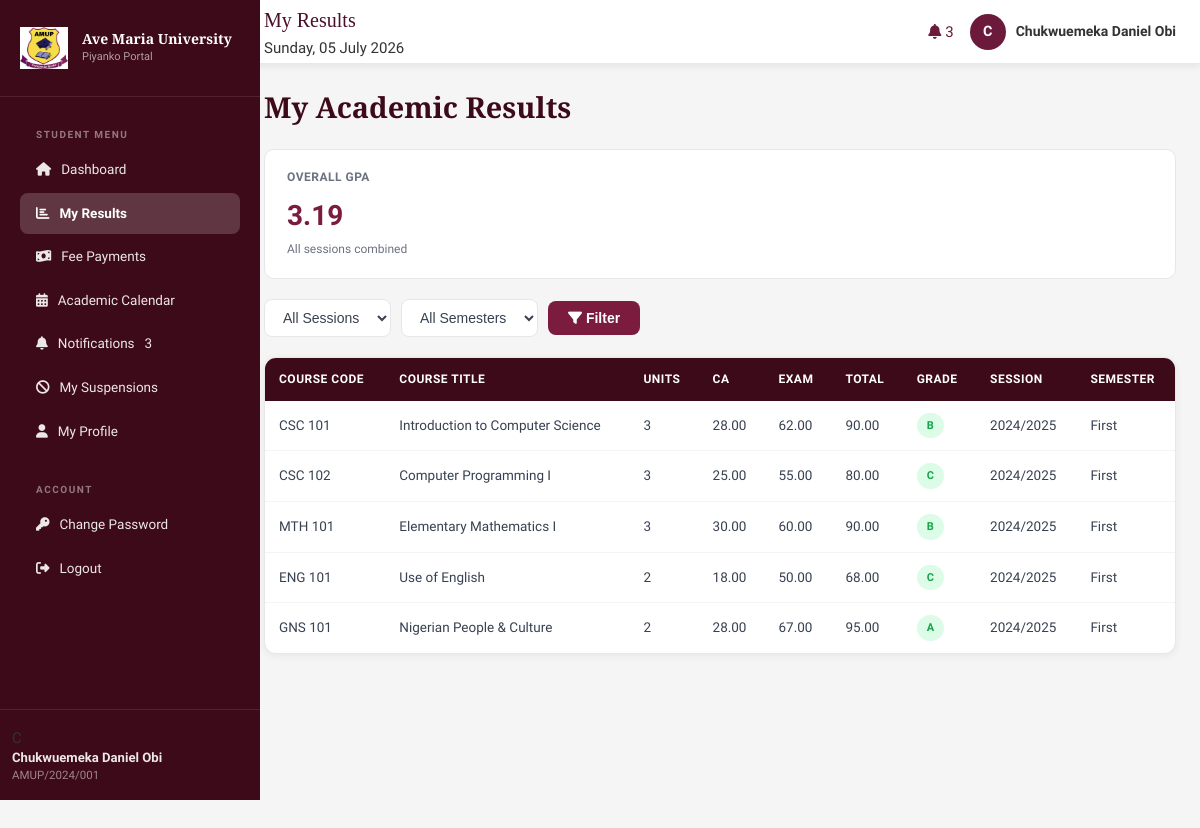
Page /student/results.php (signed in) on the committed database.
### tables this page shows
CREATE TABLE `results` (
  `id` int(11) NOT NULL,
  `student_id` int(11) NOT NULL,
  `course_id` int(11) NOT NULL,
  `session` varchar(20) DEFAULT NULL,
  `semester` enum('First','Second') DEFAULT NULL,
  `ca_score` decimal(5,2) DEFAULT 0.00,
  `exam_score` decimal(5,2) DEFAULT 0.00,
  `attendance` decimal(5,2) DEFAULT NULL,
  `total_score` decimal(5,2) GENERATED ALWAYS AS (`ca_score` + `exam_score`) STORED,
  `grade` varchar(2) DEFAULT NULL,
  `grade_point` decimal(3,1) DEFAULT NULL,
  `cgp` decimal(5,2) DEFAULT NULL,
  `created_at` datetime DEFAULT current_timestamp()
);

CREATE TABLE `courses` (
  `id` int(11) NOT NULL,
  `course_code` varchar(20) NOT NULL,
  `course_title` varchar(150) NOT NULL,
  `credit_units` int(11) NOT NULL DEFAULT 3,
  `department` varchar(100) DEFAULT NULL,
  `level` varchar(10) DEFAULT NULL,
  `semester` enum('First','Second') NOT NULL,
  `degree` varchar(20) DEFAULT 'B.Sc',
  `duration_years` int(11) DEFAULT 4
);

### includes/config.php (called while the page is built, shortened)
<?php
function computeGPA($results) {
    $totalQP = 0; $totalUnits = 0;
    foreach ($results as $r) {
        $totalQP    += $r['grade_point'] * $r['credit_units'];
        $totalUnits += $r['credit_units'];
    }
    return $totalUnits > 0 ? round($totalQP / $totalUnits, 2) : 0.00;
}

### student/results.php (the view, shortened to what this page needs)
<?php
require_once '../includes/config.php';
$id = (int)$_SESSION['student_id'];
$where = "WHERE r.student_id = $id";
$results = $conn->query("
    SELECT r.*, c.course_code, c.course_title, c.credit_units
    FROM results r
    JOIN courses c ON r.course_id = c.id
    $where
    ORDER BY r.session DESC, r.semester ASC
");
$rows = [];
while ($row = $results->fetch_assoc()) $rows[] = $row;
$allResults = $conn->query("
    SELECT r.*, c.course_code, c.course_title, c.credit_units
    FROM results r JOIN courses c ON r.course_id = c.id
    WHERE r.student_id = $id
");
$allRows = [];
while ($row = $allResults->fetch_assoc()) $allRows[] = $row;
$overallGpa = computeGPA($allRows);
?>
<!DOCTYPE html>
<html lang="en">
<head>
<link href="https://cdnjs.cloudflare.com/ajax/libs/font-awesome/6.5.0/css/all.min.css" rel="stylesheet">
<link rel="stylesheet" href="../assets/css/style.css">
</head>
<body>
<?php include '../includes/topbar.php'; ?>
<?php include '../includes/sidebar.php'; ?>
<div class="main-content">
  <div class="page-header">
    <h1>My Academic Results</h1>
  </div>
  <div class="gpa-cards">
    <div class="gpa-card">
      <div class="label">Overall GPA</div>
      <div class="value"><?= $overallGpa ?></div>
      <div class="sub">All sessions combined</div>
    </div>
  </div>
  <form method="GET" class="filter-bar">
    <select name="session">
      <option value="">All Sessions</option>
    </select>
    <select name="semester">
      <option value="">All Semesters</option>
    </select>
    <button type="submit"><i class="fas fa-filter"></i> Filter</button>
  </form>
  <div class="card">
    <div class="card-body" style="padding:0;">
      <?php if (empty($rows)): ?>
      <div style="padding:40px;text-align:center;color:#6b7280;">
        <i class="fas fa-search" style="font-size:40px;margin-bottom:12px;display:block;opacity:0.3;"></i>
        <strong>No results found</strong><br>
        <span style="font-size:14px;">Try a different session or semester.</span>
      </div>
      <?php else: ?>
      <table class="data-table">
        <thead>
          <tr>
            <th>Course Code</th><th>Course Title</th><th>Units</th>
            <th>CA</th><th>Exam</th><th>Total</th><th>Grade</th>
            <th>Session</th><th>Semester</th>
          </tr>
        </thead>
        <tbody>
          <?php foreach ($rows as $r): ?>
          <tr>
            <td><?= htmlspecialchars($r['course_code']) ?></td>
            <td><?= htmlspecialchars($r['course_title']) ?></td>
            <td><?= $r['credit_units'] ?></td>
            <td><?= $r['ca_score'] ?></td>
            <td><?= $r['exam_score'] ?></td>
            <td><?= $r['total_score'] ?></td>
            <td>
              <span class="badge badge-<?= $r['grade'] === 'F' ? 'danger' : 'success' ?>">
                <?= $r['grade'] ?>
              </span>
            </td>
            <td><?= htmlspecialchars($r['session']) ?></td>
            <td><?= htmlspecialchars($r['semester']) ?></td>
          </tr>
          <?php endforeach; ?>
        </tbody>
      </table>
      <?php endif; ?>
    </div>
  </div>
</div>
</body>
</html>

### assets/css/style.css (style rules this page uses)
:root { --maroon: #6B1A3B; --maroon-dark: #4A0F28; --maroon-light: #8B2A55; --gold: #C8A92B; --gold-light: #F0D060; --yellow-bg: #FFF9E6; --white: #FFFFFF; --gray-50: #FAFAFA; --gray-100: #F5F5F5; --gray-200: #E8E8E8; --gray-300: #D0D0D0; --gray-600: #666666; --gray-800: #333333; --success: #1A7A3E; --success-bg: #E8F5EE; --danger: #B91C1C; --danger-bg: #FEE2E2; --warning: #92400E; --warning-bg: #FEF3C7; --info: #1E40AF; --info-bg: #DBEAFE; --font-display: 'Playfair Display', Georgia, serif; --font-body: 'Source Sans 3', Segoe UI, sans-serif; --shadow-sm: 0 1px 3px rgba(107,26,59,0.08); --shadow-md: 0 4px 16px rgba(107,26,59,0.12); --shadow-lg: 0 8px 32px rgba(107,26,59,0.18); --radius: 10px; --radius-lg: 16px; --transition: all 0.25s ease; }
* { box-sizing: border-box; margin: 0; padding: 0; }
html { scroll-behavior: smooth; }
body { font-family: var(--font-body); background: var(--gray-100); color: var(--gray-800); min-height: 100vh; font-size: 15px; line-height: 1.6; }
h1,h2,h3,h4 { font-family: var(--font-display); color: var(--maroon-dark); line-height: 1.3; }
.main-content { margin-left: 260px; flex: 1; display: flex; flex-direction: column; min-height: 100vh; }
.card { background: var(--white); border-radius: var(--radius-lg); box-shadow: var(--shadow-sm); border: 1px solid var(--gray-200); overflow: hidden; margin-bottom: 24px; }
.card-body { padding: 24px; }
table { width: 100%; border-collapse: collapse; font-size: 0.875rem; }
table th { background: var(--maroon-dark); color: white; padding: 12px 16px; text-align: left; font-weight: 600; font-size: 0.8rem; text-transform: uppercase; letter-spacing: 0.5px; white-space: nowrap; }
table td { padding: 12px 16px; border-bottom: 1px solid var(--gray-200); vertical-align: middle; }
table tr:last-child td { border-bottom: none; }
.badge { display: inline-flex; align-items: center; gap: 4px; padding: 4px 10px; border-radius: 20px; font-size: 0.75rem; font-weight: 600; }
.badge-success { background: var(--success-bg); color: var(--success); }
.main-content { margin-left: 240px; padding: 24px; min-height: 100vh; background: #f5f5f5; }
.page-header { margin-bottom: 24px; }
.page-header h1 { font-size: 1.8rem; color: #3d0a1a; font-weight: 700; }
.card { background: white; border-radius: 12px; box-shadow: 0 2px 8px rgba(0,0,0,0.06); margin-bottom: 20px; overflow: hidden; }
.card-body { padding: 20px; }
.data-table { width: 100%; border-collapse: collapse; font-size: 13.5px; }
.data-table th { background: #3d0a1a; color: white; padding: 12px 14px; text-align: left; font-size: 12px; text-transform: uppercase; letter-spacing: 0.5px; }
.data-table td { padding: 12px 14px; border-bottom: 1px solid #f3f4f6; color: #374151; }
.badge { padding: 4px 10px; border-radius: 20px; font-size: 11px; font-weight: 600; }
.badge-success { background: #dcfce7; color: #16a34a; }

### student/results.php (style rules this page uses)
.filter-bar { display: flex; gap: 10px; margin-bottom: 20px; flex-wrap: wrap; align-items: center; }
.filter-bar select { padding: 9px 14px; border: 1.5px solid #e5e7eb; border-radius: 8px; font-size: 14px; color: #374151; background: #fff; outline: none; cursor: pointer; transition: border-color 0.2s; }
.filter-bar button { padding: 9px 20px; background: #7B1C3E; color: #fff; border: none; border-radius: 8px; font-size: 14px; font-weight: 600; cursor: pointer; }
.gpa-cards { display: flex; gap: 16px; margin-bottom: 20px; flex-wrap: wrap; }
.gpa-card { flex: 1; min-width: 180px; padding: 18px 22px; border-radius: 10px; border: 1.5px solid #e5e7eb; background: #fff; }
.gpa-card .label { font-size: 12px; font-weight: 600; text-transform: uppercase; letter-spacing: 0.5px; color: #6b7280; margin-bottom: 6px; }
.gpa-card .value { font-size: 28px; font-weight: 700; color: #7B1C3E; }
.gpa-card .sub { font-size: 12px; color: #6b7280; margin-top: 2px; }

### rows in the picture
results: course.course_code "CSC 101", course.course_title "Introduction to Computer Science", course.credit_units "3", ca_score "28.00", exam_score "62.00", total_score "90.00", grade "B", session "2024/2025", semester "First"
results: course.course_code "CSC 102", course.course_title "Computer Programming I", course.credit_units "3", ca_score "25.00", exam_score "55.00", total_score "80.00", grade "C", session "2024/2025", semester "First"
results: course.course_code "MTH 101", course.course_title "Elementary Mathematics I", course.credit_units "3", ca_score "30.00", exam_score "60.00", total_score "90.00", grade "B", session "2024/2025", semester "First"
results: course.course_code "ENG 101", course.course_title "Use of English", course.credit_units "2", ca_score "18.00", exam_score "50.00", total_score "68.00", grade "C", session "2024/2025", semester "First"
results: course.course_code "GNS 101", course.course_title "Nigerian People & Culture", course.credit_units "2", ca_score "28.00", exam_score "67.00", total_score "95.00", grade "A", session "2024/2025", semester "First"

### other values in the picture
$pageTitle "My Results"
$unreadCount "3"
substr($name, 0, 1) "C"
$name "Chukwuemeka Daniel Obi"
$unread "3"
substr($_SESSION['student_name'], 0, 1) "C"
$_SESSION['student_name'] "Chukwuemeka Daniel Obi"
$_SESSION['student_reg'] "AMUP/2024/001"
$overallGpa "3.19"
